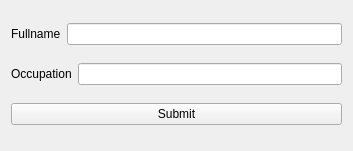
<?xml version="1.0" encoding="UTF-8"?>
<ui version="4.0">
 <class>Widget</class>
 <widget class="QWidget" name="Widget">
  <property name="geometry">
   <rect>
    <x>0</x>
    <y>0</y>
    <width>353</width>
    <height>151</height>
   </rect>
  </property>
  <property name="windowTitle">
   <string>Form</string>
  </property>
  <layout class="QVBoxLayout" name="verticalLayout">
   <item>
    <layout class="QHBoxLayout" name="horizontalLayout">
     <item>
      <widget class="QLabel" name="label">
       <property name="text">
        <string>Fullname</string>
       </property>
      </widget>
     </item>
     <item>
      <widget class="QLineEdit" name="full_name_line_edit"/>
     </item>
    </layout>
   </item>
   <item>
    <layout class="QHBoxLayout" name="horizontalLayout_2">
     <item>
      <widget class="QLabel" name="label_2">
       <property name="text">
        <string>Occupation</string>
       </property>
      </widget>
     </item>
     <item>
      <widget class="QLineEdit" name="ocupation_line_edit"/>
     </item>
    </layout>
   </item>
   <item>
    <widget class="QPushButton" name="submit_button">
     <property name="text">
      <string>Submit</string>
     </property>
    </widget>
   </item>
  </layout>
 </widget>
 <resources/>
 <connections/>
</ui>
